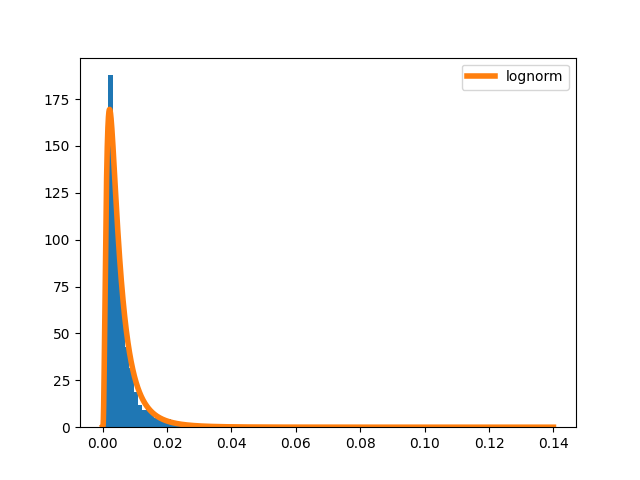

Write Python code to recreate this figure.
# -*- coding: utf-8 -*-
"""
Created on Fri Aug  4 10:41:58 2023

@author: finkt
"""

import json
import numpy as np
import matplotlib.pyplot as plt
from scipy.stats import lognorm

f = open('congress_network_data.json')
data = json.load(f)

inList = data[0]['inList']
inWeight = data[0]['inWeight']
outList = data[0]['outList']
outWeight = data[0]['outWeight']
usernameList = data[0]['usernameList']

all_weights = []
for single_node_weights in outWeight:
    all_weights.extend(single_node_weights)

n, bins, patches = plt.hist(all_weights, bins=100, density=True)

# best fit of data for lognorm distribution
s, loc, scale=lognorm.fit(all_weights,floc=0.0)

x=np.linspace(0,0.14,10000)
y=lognorm.pdf(x,s, loc=loc, scale=scale)
plt.plot(x,y,label='lognorm',linewidth=4)

plt.legend()
plt.savefig("histogram_weights.png")
